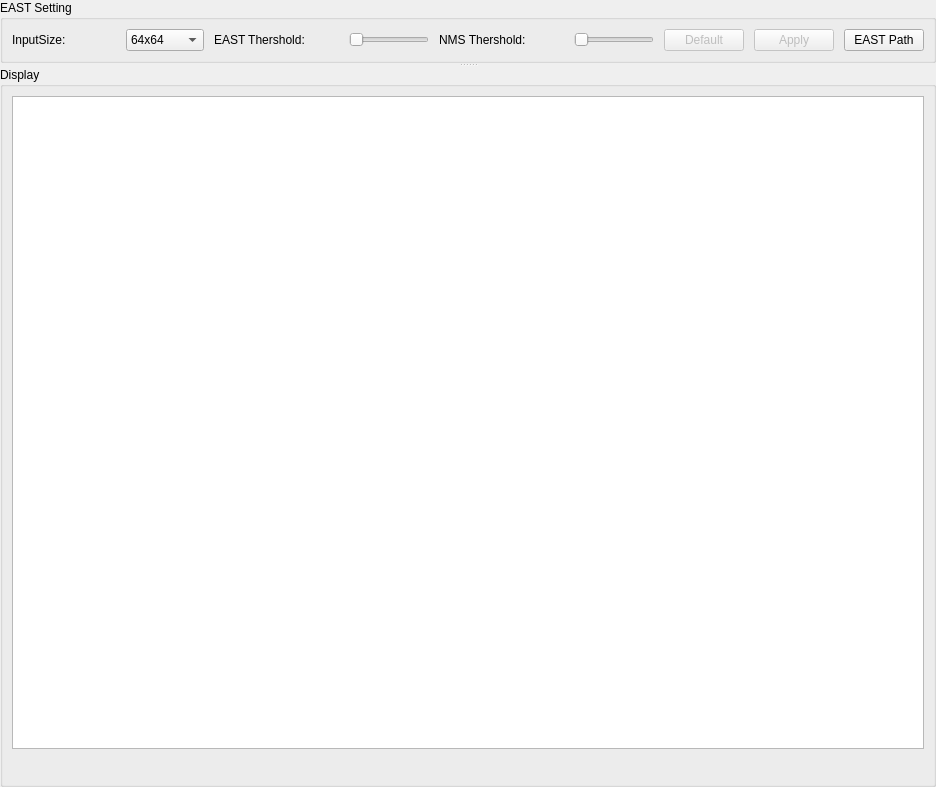
      <widget class="QSplitter" name="splitterVertical_Central">
       <property name="orientation">
        <enum>Qt::Vertical</enum>
       </property>
       <widget class="QGroupBox" name="boxEast">
        <property name="maximumSize">
         <size>
          <width>16777215</width>
          <height>120</height>
         </size>
        </property>
        <property name="title">
         <string>EAST Setting</string>
        </property>
        <layout class="QHBoxLayout" name="horizontalLayout_3">
         <property name="spacing">
          <number>10</number>
         </property>
         <item>
          <widget class="QLabel" name="labelSettingSize">
           <property name="minimumSize">
            <size>
             <width>104</width>
             <height>0</height>
            </size>
           </property>
           <property name="text">
            <string>InputSize:</string>
           </property>
          </widget>
         </item>
         <item>
          <widget class="QComboBox" name="comboSettingSize">
           <property name="statusTip">
            <string>Change image input size of EAST</string>
           </property>
           <property name="whatsThis">
            <string notr="true"/>
           </property>
           <item>
            <property name="text">
             <string notr="true">64x64</string>
            </property>
           </item>
           <item>
            <property name="text">
             <string notr="true">128x128</string>
            </property>
           </item>
           <item>
            <property name="text">
             <string notr="true">192x192</string>
            </property>
           </item>
           <item>
            <property name="text">
             <string notr="true">256x256</string>
            </property>
           </item>
           <item>
            <property name="text">
             <string notr="true">320x320</string>
            </property>
           </item>
           <item>
            <property name="text">
             <string notr="true">384x384</string>
            </property>
           </item>
           <item>
            <property name="text">
             <string notr="true">448x448</string>
            </property>
           </item>
           <item>
            <property name="text">
             <string notr="true">512x512</string>
            </property>
           </item>
          </widget>
         </item>
         <item>
          <spacer name="settingSpacer">
           <property name="orientation">
            <enum>Qt::Horizontal</enum>
           </property>
           <property name="sizeType">
            <enum>QSizePolicy::Maximum</enum>
           </property>
           <property name="sizeHint" stdset="0">
            <size>
             <width>40</width>
             <height>20</height>
            </size>
           </property>
          </spacer>
         </item>
         <item>
          <widget class="QLabel" name="labelSettingConf">
           <property name="minimumSize">
            <size>
             <width>125</width>
             <height>0</height>
            </size>
           </property>
           <property name="text">
            <string>EAST Thershold: </string>
           </property>
          </widget>
         </item>
         <item>
          <widget class="QSlider" name="sliderSettingConf">
           <property name="minimumSize">
            <size>
             <width>80</width>
             <height>0</height>
            </size>
           </property>
           <property name="statusTip">
            <string>Change EAST thershold</string>
           </property>
           <property name="orientation">
            <enum>Qt::Horizontal</enum>
           </property>
          </widget>
         </item>
         <item>
          <spacer name="settingSpacer_2">
           <property name="orientation">
            <enum>Qt::Horizontal</enum>
           </property>
           <property name="sizeType">
            <enum>QSizePolicy::Maximum</enum>
           </property>
           <property name="sizeHint" stdset="0">
            <size>
             <width>40</width>
             <height>20</height>
            </size>
           </property>
          </spacer>
         </item>
         <item>
          <widget class="QLabel" name="labelSettingNms">
           <property name="minimumSize">
            <size>
             <width>125</width>
             <height>0</height>
            </size>
           </property>
           <property name="whatsThis">
            <string notr="true"/>
           </property>
           <property name="text">
            <string>NMS Thershold: </string>
           </property>
          </widget>
         </item>
         <item>
          <widget class="QSlider" name="sliderSettingNms">
           <property name="minimumSize">
            <size>
             <width>80</width>
             <height>0</height>
            </size>
           </property>
           <property name="statusTip">
            <string>Change NMSbox thershold</string>
           </property>
           <property name="orientation">
            <enum>Qt::Horizontal</enum>
           </property>
          </widget>
         </item>
         <item>
          <widget class="QPushButton" name="buttonDefaultSet">
           <property name="enabled">
            <bool>false</bool>
           </property>
           <property name="toolTip">
            <string/>
           </property>
           <property name="statusTip">
            <string>Use default setting for EAST</string>
           </property>
           <property name="whatsThis">
            <string notr="true">Default setting</string>
           </property>
           <property name="text">
            <string>Default</string>
           </property>
          </widget>
         </item>
         <item>
          <widget class="QPushButton" name="buttonEASTSet">
           <property name="enabled">
            <bool>false</bool>
           </property>
           <property name="statusTip">
            <string>Apply setting change for EAST</string>
           </property>
           <property name="whatsThis">
            <string notr="true">Apply change</string>
           </property>
           <property name="text">
            <string>Apply</string>
           </property>
          </widget>
         </item>
         <item>
          <widget class="QPushButton" name="buttonEASTPath">
           <property name="statusTip">
            <string>Change EAST model path</string>
           </property>
           <property name="whatsThis">
            <string notr="true">EAST model path</string>
           </property>
           <property name="text">
            <string>EAST Path</string>
           </property>
          </widget>
         </item>
        </layout>
       </widget>
       <widget class="QGroupBox" name="graphicsViewDisplay">
        <property name="sizePolicy">
         <sizepolicy hsizetype="Expanding" vsizetype="Expanding">
          <horstretch>0</horstretch>
          <verstretch>0</verstretch>
         </sizepolicy>
        </property>
        <property name="minimumSize">
         <size>
          <width>720</width>
          <height>720</height>
         </size>
        </property>
        <property name="maximumSize">
         <size>
          <width>16777215</width>
          <height>16777215</height>
         </size>
        </property>
        <property name="title">
         <string>Display</string>
        </property>
        <layout class="QVBoxLayout" name="verticalLayout_6">
         <item>
          <widget class="WidgetGraphicsView" name="graphicsView">
           <property name="minimumSize">
            <size>
             <width>540</width>
             <height>160</height>
            </size>
           </property>
           <property name="maximumSize">
            <size>
             <width>16777215</width>
             <height>16777215</height>
            </size>
           </property>
          </widget>
         </item>
         <item>
          <layout class="QHBoxLayout" name="displayLayout">
           <property name="leftMargin">
            <number>10</number>
           </property>
           <property name="rightMargin">
            <number>10</number>
           </property>
           <item>
            <widget class="QLabel" name="labelDisplayZoom">
             <property name="statusTip">
              <string>Scale of image</string>
             </property>
             <property name="whatsThis">
              <string/>
             </property>
             <property name="text">
              <string/>
             </property>
            </widget>
           </item>
           <item>
            <spacer name="displaySpacer">
             <property name="orientation">
              <enum>Qt::Horizontal</enum>
             </property>
             <property name="sizeHint" stdset="0">
              <size>
               <width>78</width>
               <height>20</height>
              </size>
             </property>
            </spacer>
           </item>
           <item>
            <widget class="QLabel" name="labelDisplayTime">
             <property name="statusTip">
              <string>Process time</string>
             </property>
             <property name="text">
              <string/>
             </property>
            </widget>
           </item>
           <item>
            <widget class="QLabel" name="labelDisplayInfo">
             <property name="statusTip">
              <string>Information of image</string>
             </property>
             <property name="text">
              <string/>
             </property>
            </widget>
           </item>
          </layout>
         </item>
        </layout>
       </widget>
      </widget>
